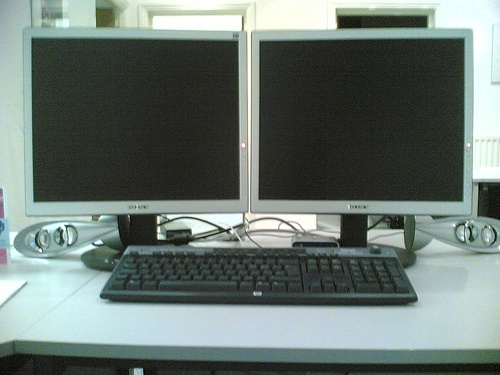
#> input picture examples/oaa/color/2007_000121.jpg, 500 x 375 px
$ python color.py
#> lines starting #> are read from the running program, lines starting #| are printed output that depends on the picture
import numpy as np
from PIL import Image
import os
import sys
import cv2
import matplotlib as mpl
import matplotlib.pyplot as plt

cats = ['background', 'aeroplane', 'bicycle', 'bird', 'boat', 'bottle', 'bus', 'car', 'cat', 'chair', 'cow',
        'diningtable', 'dog', 'horse', 'motorbike', 'person', 'pottedplant', 'sheep', 'sofa', 'train', 'tv']

colormaps = ['#000000', '#7F0000', '#007F00', '#7F7F00', '#00007F', '#7F007F', '#007F7F', '#7F7F7F', '#3F0000', '#BF0000', '#3F7F00',
                        '#BF7F00', '#3F007F', '#BF007F', '#3F7F7F', '#BF7F7F', '#003F00', '#7F3F00', '#00BF00', '#7FBF00', '#003F7F']

def colormap(index):
    return mpl.colors.LinearSegmentedColormap.from_list('cmap', [colormaps[0], colormaps[index+1], '#FFFFFF'], 256)


def color(im_name, att_name, save_name, im_label):
    # read origin image
#> called with im_name = './2007_000121.jpg', att_name = './2007_000121_19.png', save_name = './2007_000121_19_color.png', im_label = 19
    img = cv2.imread(im_name)
#> img is the input picture: shape (375, 500, 3); mean B, G, R 113.1, 118.5, 106.1
    img = np.array(img, dtype=np.float32)
    im_gray = cv2.cvtColor(img, cv2.COLOR_BGR2GRAY)
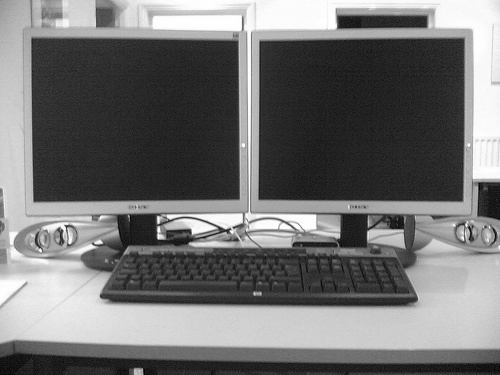
#> im_gray: shape (375, 500) float32; min 0.587, max 255, mean 114.2

    # read attention map
    att = cv2.imread(att_name, 0)
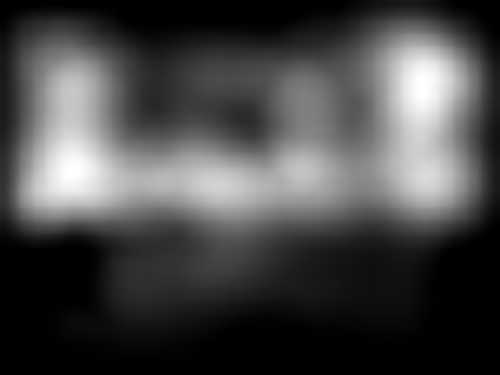
#> input picture examples/oaa/color/2007_000121_19.png, 500 x 375 px
#> att is the input picture: shape (375, 500); min 0, max 255, mean 70.6
    att = np.array(att, dtype=np.float32)

    # combine them
    out = im_gray * 0.2 + att * 0.7
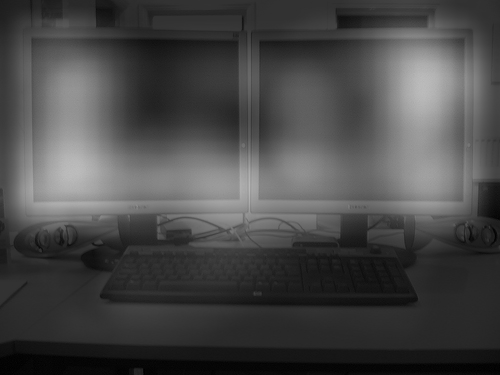
#> out: shape (375, 500) float32; min 0.117, max 189.2, mean 72.3
    plt.imsave(save_name, out, cmap=colormap(im_label))
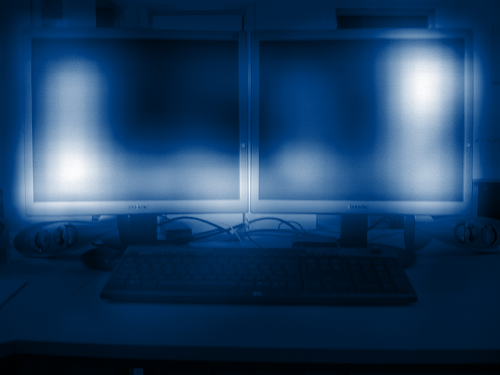
#> saved as 2007_000121_19_color.png: shape (375, 500, 3); mean R, G, B 28, 61.7, 96.2
    #cv2.imwrite(out_name, out)

if __name__ == '__main__':
    im_name = './2007_000121.jpg'
    att_name = './2007_000121_19.png'
    save_name = './2007_000121_19_color.png'
    im_label = 19
    color(im_name, att_name, save_name, im_label)
